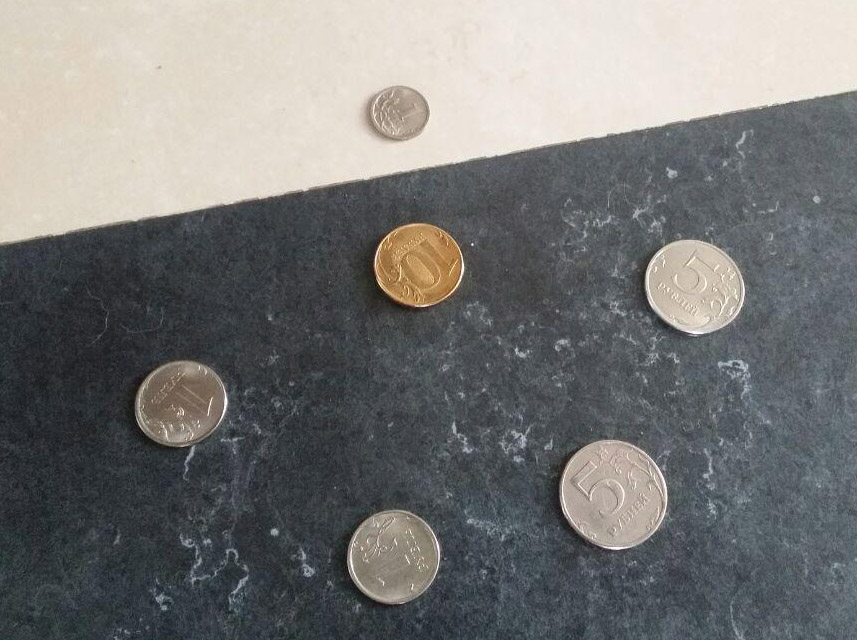
#> input picture les_5/coins1.jpg, 857 x 640 px
$ python findContours.py
#> lines starting #> are read from the running program, lines starting #| are printed output that depends on the picture; after the words box and inside, x2 and y2 are one past the last pixel; in counts of white or black regions, pixels touching at a corner belong together
import cv2 as cv

img = cv.imread('coins1.jpg')
#> img is the input picture: shape (640, 857, 3); mean B, G, R 118.6, 119.5, 119.5
blur = cv.GaussianBlur(img, (7,7), 0)

canny = cv.Canny(blur, 70, 235)
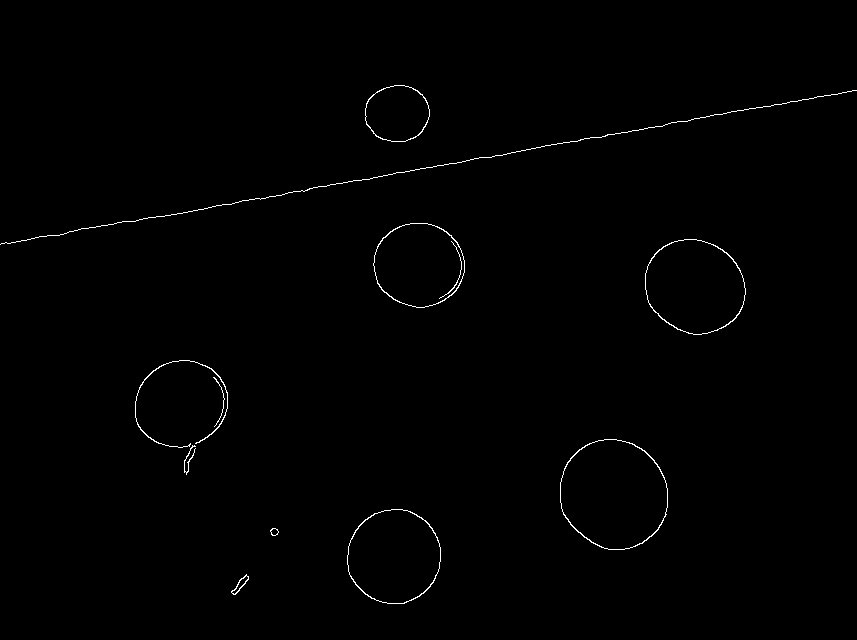
#> canny: shape (640, 857); 0.57% white in thin lines or dots, all inside (x1, y1, x2, y2) = (0, 85, 857, 604)
contours, _ = cv.findContours(canny, cv.RETR_EXTERNAL, cv.CHAIN_APPROX_NONE)
#> contours = 11 contours, 3 with area under 20; largest, box (x1, y1, x2, y2) and area: (560, 439, 668, 550) 9288, (645, 239, 746, 335) 7384, (347, 509, 441, 604) 6911, (373, 223, 465, 308) 5976, (365, 85, 430, 142) 2852, (231, 574, 249, 595) 112, (135, 360, 228, 448) 82, (270, 528, 279, 536) 42

for i in contours:
    (x,y), radius = cv.minEnclosingCircle(i)
    if radius>30 and radius<70:
        cv.circle(img, (int(x), int(y)), int(radius), (0,255,0), 2)
#> this loop made 11 passes
#> (x, y, radius) on passes 1 to 11: (239.5, 584, 11.93), (273.9, 531.3, 4.14), (393.6, 556.1, 48.03), (190, 459.5, 15.04), (613.4, 494.1, 56.69), (213.5, 401.5, 24.51), (180.8, 404.6, 47.93), (695, 285.5, 51.89), (418.8, 264.7, 45.81), (428, 167, 434.9), (396.8, 113.5, 32.53)
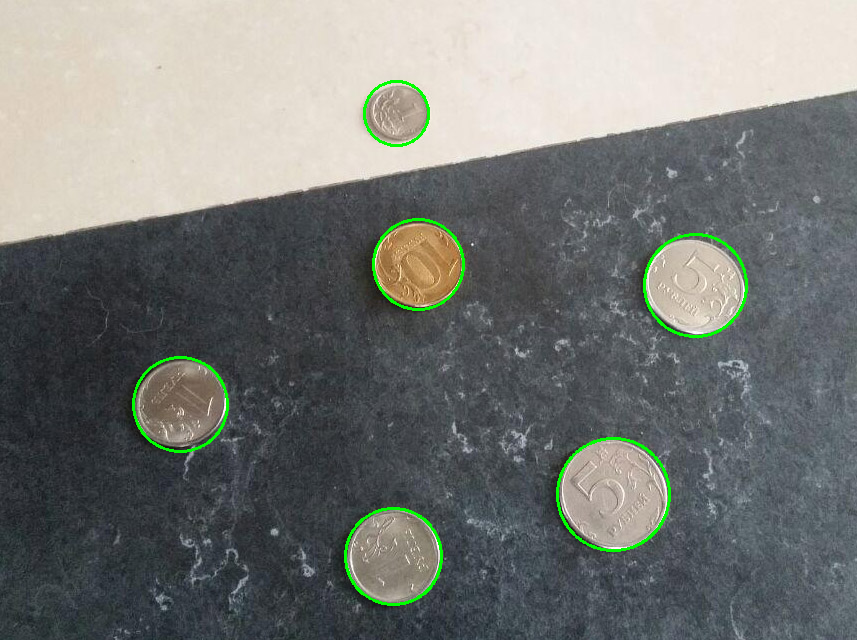
#> img: shape (640, 857, 3); 0.96% of pixels changed, all inside (x1, y1, x2, y2) = (132, 80, 748, 606)

cv.imshow('Canny', canny)
cv.imshow('img', img)
cv.waitKey(2000)
cv.destroyAllWindows()
